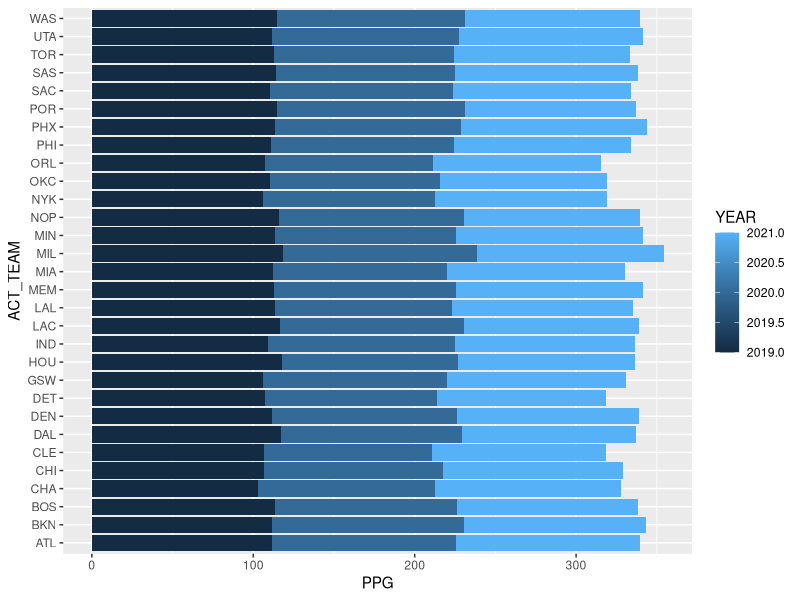

Here is the R script that generated this plot: (Note: this script raises an error after producing the figure.)
## ---- chunk 1
df_all = read.csv('./data/files/Season.csv')
df_all
## ---- chunk 2
# make a couple of graphs
#create a bar chart based on ppg per year per team
library(ggplot2)
library(tidyr)

ggplot(df_all, aes(x = PPG, y = ACT_TEAM, fill = YEAR)) +
  geom_bar(stat = "identity")
## ---- chunk 3
# make a couple of graphs
#create a bar chart based on ppg per year per team
library(ggplot2)
library(tidyr)
#create longer field based on using tidy pacakge so we can plot points per game and points againsts
#filter by year so 2019 represents bubble and make graph clear by getting seperate east and west categorys
df_adj = gather(df_all, PPG_WL, VAL, PPG:OPP.PPG)
df_adj_2019_e = df_adj %>% 
  filter(YEAR == "2019") %>%
  filter(CAT == 'E')

df_adj_2019_w = df_adj %>% 
  filter(YEAR == "2019") %>%
  filter(CAT == 'W')

ggplot(df_adj_2019_e, aes(x = ACT_TEAM, y = VAL, fill = PPG_WL)) +
  geom_bar(stat = "identity", position = 'dodge')+
  ggtitle("EAST CONFERENCE BUBBLE PPG OFFENSIVE AND DEFENSIVE")

ggplot(df_adj_2019_w, aes(x = ACT_TEAM, y = VAL, fill = PPG_WL)) +
  geom_bar(stat = "identity", position = 'dodge')+
  ggtitle("WEST CONFERENCE BUBBLE PPG OFFENSIVE AND DEFENSIVE")
## ---- chunk 4
# make a couple of graphs
#create a bar chart based on position for team
top_3 = select(df_all, ACT_TEAM, Position, YEAR, CAT) %>%
  filter(Position <= 3) %>%
  filter(YEAR == 2019)
top_3
#note teams equal MIL, TOR, LAL, LAC, BOS, DEN
teams = c('MIL', 'TOR', 'LAL','LAC','BOS','DEN')

# https://community.rstudio.com/t/how-to-filter-a-dataframe-based-on-a-list-of-values-from-one-column/79881/2- use link to help with filtering 

trend_team = select(df_all, ACT_TEAM, Position, W, YEAR, CAT) %>%
filter(ACT_TEAM %in% teams)

# https://stackoverflow.com/questions/27082601/ggplot2-line-chart-gives-geom-path-each-group-consist-of-only-one-observation - use this for numeric graph path conversion
trend_team$YEAR = as.numeric(as.character(trend_team$YEAR))
trend_team
ggplot(trend_team, aes(x = YEAR, y = Position, colors = ACT_TEAM))+
  geom_path(aes(color = ACT_TEAM))+
  scale_y_reverse()


## ---- chunk 5
library(lubridate) 
# make a couple of graphs
#https://www.geeksforgeeks.org/how-to-add-labels-over-each-bar-in-barplot-in-r/- use this for geom_text
trend_team
ggplot(trend_team, aes(x = YEAR, y = W, colors = ACT_TEAM))+
  geom_path(aes(color = ACT_TEAM))+
  geom_text(aes(label = signif(W)), nudge_y = 1)


